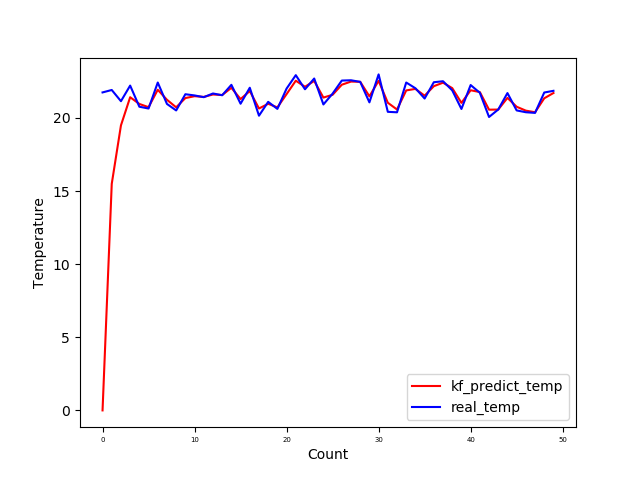

Write Python code to recreate this figure.
from matplotlib import pyplot
import math
import random
 
lastTimePredVal = 0  # 上次估计值
lastTimePredCovVal = 0.1  # 上次估计协方差
lastTimeRealCovVal = 0.1  # 上次实际协方差
kg = 0.0 #卡尔曼增益
 
# val: 本次测量值
def kalman(val):
    #python中如果若想在函数内部对函数外的变量进行操作，就需要在函数内部声明其为global。
    global lastTimePredVal  # 上次估计值
    global lastTimePredCovVal  # 上次估计协方差
    global lastTimeRealCovVal  # 上次实际协方差
    global kg
 
    currRealVal = val  # 本次实际值
    currPredCovVal = lastTimePredCovVal  # 本次估计协方差值
    currRealCovVal = lastTimeRealCovVal  # 本次实际协方差值
 
    # 计算本次估计值，并更新保留上次预测值的变量
    currPredVal = lastTimePredVal + kg * (currRealVal - lastTimePredVal)
    lastTimePredVal = currPredVal
 
    #计算卡尔曼增益
    kg = math.sqrt(math.pow(lastTimePredCovVal, 2) / (math.pow(lastTimePredCovVal, 2) + math.pow(lastTimeRealCovVal, 2)))
 
    # 计算下次估计和实际协方差
    lastTimePredCovVal = math.sqrt(1.0 - kg) * currPredCovVal
    lastTimeRealCovVal = math.sqrt(1.0 - kg) * currRealCovVal
 
    # 返回本次的估计值,也就是滤波输出值
    return currPredVal
 
 
if __name__ == "__main__":
    realTemp = []                   # 真实温度
    predTemp = []                   # 预测温度
 
    # 生成50个真实温度，20度到23度之间
    for i in range(50):
        realTemp.append(random.uniform(20, 23))
 
    # 卡尔曼滤波
    for t in realTemp:
        predVal = kalman(t)
        predTemp.append(predVal)
 
    # 绘制真实温度和预测温度折线图
    pyplot.figure()
    pyplot.plot(predTemp, label='kf_predict_temp',c='r')
    pyplot.plot(realTemp, label='real_temp',c='b')
    pyplot.tick_params(axis='x', which='major', labelsize=int(len(predTemp)/10))
    pyplot.xlabel('Count')
    pyplot.ylabel('Temperature')
    pyplot.legend(loc='lower right')
    pyplot.savefig('kf_wendu.png')
    pyplot.show()
